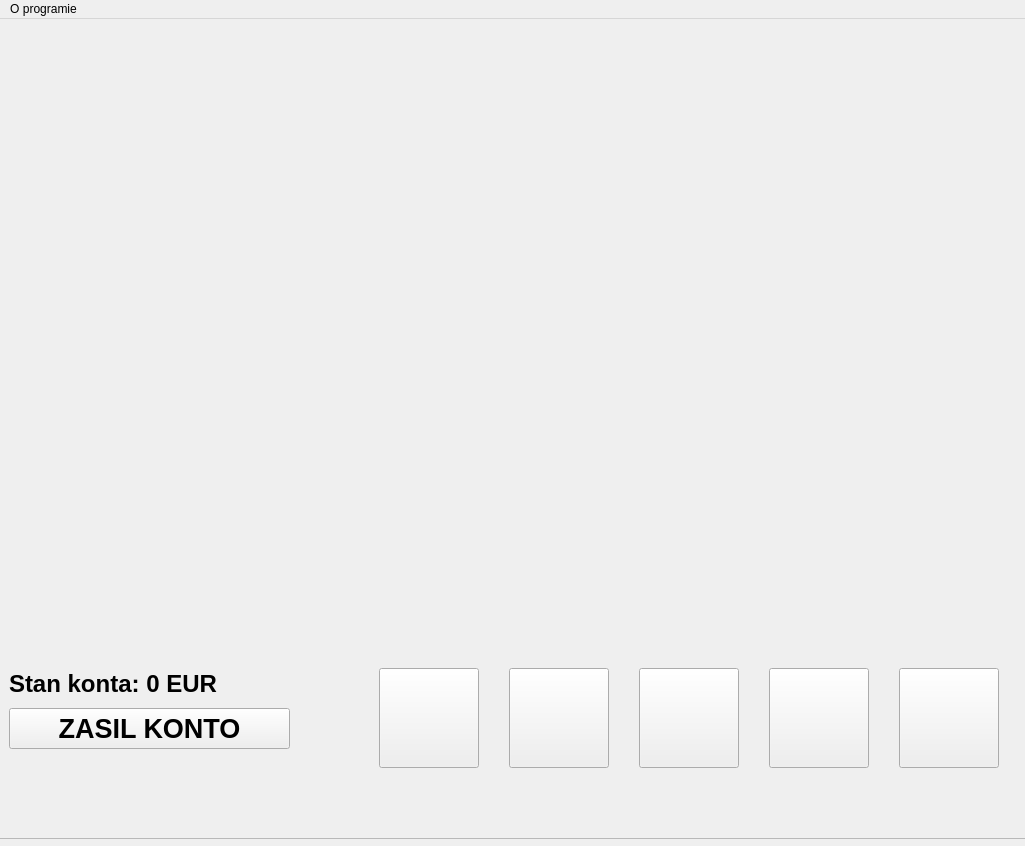
<?xml version="1.0" encoding="UTF-8"?>
<ui version="4.0">
 <class>MainWindow</class>
 <widget class="QMainWindow" name="MainWindow">
  <property name="geometry">
   <rect>
    <x>0</x>
    <y>0</y>
    <width>1025</width>
    <height>846</height>
   </rect>
  </property>
  <property name="minimumSize">
   <size>
    <width>1025</width>
    <height>846</height>
   </size>
  </property>
  <property name="maximumSize">
   <size>
    <width>1025</width>
    <height>846</height>
   </size>
  </property>
  <property name="windowTitle">
   <string>BlackJack by Wiktor Lewicki</string>
  </property>
  <property name="windowIcon">
   <iconset resource="dane.qrc">
    <normaloff>:/icon.jpg</normaloff>:/icon.jpg</iconset>
  </property>
  <property name="styleSheet">
   <string notr="true"/>
  </property>
  <widget class="QWidget" name="centralwidget">
   <widget class="QFrame" name="frame">
    <property name="geometry">
     <rect>
      <x>-11</x>
      <y>-1</y>
      <width>1041</width>
      <height>821</height>
     </rect>
    </property>
    <property name="cursor">
     <cursorShape>ArrowCursor</cursorShape>
    </property>
    <property name="styleSheet">
     <string notr="true">border-image: url(:/tabela.png)</string>
    </property>
    <property name="frameShape">
     <enum>QFrame::StyledPanel</enum>
    </property>
    <property name="frameShadow">
     <enum>QFrame::Raised</enum>
    </property>
    <widget class="QLabel" name="stan_konta">
     <property name="geometry">
      <rect>
       <x>20</x>
       <y>640</y>
       <width>361</width>
       <height>51</height>
      </rect>
     </property>
     <property name="font">
      <font>
       <pointsize>18</pointsize>
       <bold>true</bold>
      </font>
     </property>
     <property name="styleSheet">
      <string notr="true">border-image: &quot;&quot;;
color: black</string>
     </property>
     <property name="text">
      <string>Stan konta: 0 EUR</string>
     </property>
    </widget>
    <widget class="QPushButton" name="pushButton">
     <property name="geometry">
      <rect>
       <x>20</x>
       <y>690</y>
       <width>281</width>
       <height>41</height>
      </rect>
     </property>
     <property name="font">
      <font>
       <pointsize>20</pointsize>
       <bold>true</bold>
      </font>
     </property>
     <property name="cursor">
      <cursorShape>PointingHandCursor</cursorShape>
     </property>
     <property name="styleSheet">
      <string notr="true">border-image:url(:/white.jpg);
color: black</string>
     </property>
     <property name="text">
      <string>ZASIL KONTO</string>
     </property>
    </widget>
    <widget class="QPushButton" name="bet">
     <property name="geometry">
      <rect>
       <x>910</x>
       <y>650</y>
       <width>100</width>
       <height>100</height>
      </rect>
     </property>
     <property name="cursor">
      <cursorShape>PointingHandCursor</cursorShape>
     </property>
     <property name="styleSheet">
      <string notr="true">border-image:url(:/bet.png)</string>
     </property>
     <property name="text">
      <string/>
     </property>
    </widget>
    <widget class="QPushButton" name="stand">
     <property name="geometry">
      <rect>
       <x>780</x>
       <y>650</y>
       <width>100</width>
       <height>100</height>
      </rect>
     </property>
     <property name="cursor">
      <cursorShape>PointingHandCursor</cursorShape>
     </property>
     <property name="styleSheet">
      <string notr="true">border-image:url(:/stand.png)</string>
     </property>
     <property name="text">
      <string/>
     </property>
    </widget>
    <widget class="QPushButton" name="hit">
     <property name="geometry">
      <rect>
       <x>650</x>
       <y>650</y>
       <width>100</width>
       <height>100</height>
      </rect>
     </property>
     <property name="cursor">
      <cursorShape>PointingHandCursor</cursorShape>
     </property>
     <property name="styleSheet">
      <string notr="true">border-image:url(:/hit.png)</string>
     </property>
     <property name="text">
      <string/>
     </property>
    </widget>
    <widget class="QWidget" name="p1" native="true">
     <property name="geometry">
      <rect>
       <x>30</x>
       <y>510</y>
       <width>101</width>
       <height>131</height>
      </rect>
     </property>
     <property name="styleSheet">
      <string notr="true"/>
     </property>
    </widget>
    <widget class="QWidget" name="p2" native="true">
     <property name="geometry">
      <rect>
       <x>150</x>
       <y>510</y>
       <width>101</width>
       <height>131</height>
      </rect>
     </property>
     <property name="styleSheet">
      <string notr="true"/>
     </property>
    </widget>
    <widget class="QWidget" name="p3" native="true">
     <property name="geometry">
      <rect>
       <x>280</x>
       <y>510</y>
       <width>101</width>
       <height>131</height>
      </rect>
     </property>
     <property name="styleSheet">
      <string notr="true"/>
     </property>
    </widget>
    <widget class="QWidget" name="p4" native="true">
     <property name="geometry">
      <rect>
       <x>400</x>
       <y>510</y>
       <width>101</width>
       <height>131</height>
      </rect>
     </property>
     <property name="styleSheet">
      <string notr="true"/>
     </property>
    </widget>
    <widget class="QWidget" name="p5" native="true">
     <property name="geometry">
      <rect>
       <x>530</x>
       <y>510</y>
       <width>101</width>
       <height>131</height>
      </rect>
     </property>
     <property name="styleSheet">
      <string notr="true"/>
     </property>
    </widget>
    <widget class="QWidget" name="p6" native="true">
     <property name="geometry">
      <rect>
       <x>650</x>
       <y>510</y>
       <width>101</width>
       <height>131</height>
      </rect>
     </property>
     <property name="styleSheet">
      <string notr="true"/>
     </property>
    </widget>
    <widget class="QWidget" name="p7" native="true">
     <property name="geometry">
      <rect>
       <x>790</x>
       <y>510</y>
       <width>101</width>
       <height>131</height>
      </rect>
     </property>
     <property name="styleSheet">
      <string notr="true"/>
     </property>
    </widget>
    <widget class="QWidget" name="p8" native="true">
     <property name="geometry">
      <rect>
       <x>910</x>
       <y>510</y>
       <width>101</width>
       <height>131</height>
      </rect>
     </property>
     <property name="styleSheet">
      <string notr="true"/>
     </property>
    </widget>
    <widget class="QWidget" name="d1" native="true">
     <property name="geometry">
      <rect>
       <x>20</x>
       <y>30</y>
       <width>101</width>
       <height>131</height>
      </rect>
     </property>
     <property name="styleSheet">
      <string notr="true"/>
     </property>
    </widget>
    <widget class="QWidget" name="d2" native="true">
     <property name="geometry">
      <rect>
       <x>150</x>
       <y>30</y>
       <width>101</width>
       <height>131</height>
      </rect>
     </property>
     <property name="styleSheet">
      <string notr="true"/>
     </property>
    </widget>
    <widget class="QWidget" name="d3" native="true">
     <property name="geometry">
      <rect>
       <x>280</x>
       <y>30</y>
       <width>101</width>
       <height>131</height>
      </rect>
     </property>
     <property name="styleSheet">
      <string notr="true"/>
     </property>
    </widget>
    <widget class="QWidget" name="d4" native="true">
     <property name="geometry">
      <rect>
       <x>400</x>
       <y>30</y>
       <width>101</width>
       <height>131</height>
      </rect>
     </property>
     <property name="styleSheet">
      <string notr="true"/>
     </property>
    </widget>
    <widget class="QWidget" name="d5" native="true">
     <property name="geometry">
      <rect>
       <x>520</x>
       <y>30</y>
       <width>101</width>
       <height>131</height>
      </rect>
     </property>
     <property name="styleSheet">
      <string notr="true"/>
     </property>
    </widget>
    <widget class="QWidget" name="d6" native="true">
     <property name="geometry">
      <rect>
       <x>650</x>
       <y>30</y>
       <width>101</width>
       <height>131</height>
      </rect>
     </property>
     <property name="styleSheet">
      <string notr="true"/>
     </property>
    </widget>
    <widget class="QWidget" name="d7" native="true">
     <property name="geometry">
      <rect>
       <x>780</x>
       <y>30</y>
       <width>101</width>
       <height>131</height>
      </rect>
     </property>
     <property name="styleSheet">
      <string notr="true"/>
     </property>
    </widget>
    <widget class="QWidget" name="d8" native="true">
     <property name="geometry">
      <rect>
       <x>910</x>
       <y>30</y>
       <width>101</width>
       <height>131</height>
      </rect>
     </property>
     <property name="styleSheet">
      <string notr="true"/>
     </property>
    </widget>
    <widget class="QPushButton" name="math">
     <property name="geometry">
      <rect>
       <x>390</x>
       <y>650</y>
       <width>100</width>
       <height>100</height>
      </rect>
     </property>
     <property name="cursor">
      <cursorShape>PointingHandCursor</cursorShape>
     </property>
     <property name="styleSheet">
      <string notr="true">border-image:url(:/math.jpg)</string>
     </property>
     <property name="text">
      <string/>
     </property>
    </widget>
    <widget class="QPushButton" name="doubledown">
     <property name="geometry">
      <rect>
       <x>520</x>
       <y>650</y>
       <width>100</width>
       <height>100</height>
      </rect>
     </property>
     <property name="cursor">
      <cursorShape>PointingHandCursor</cursorShape>
     </property>
     <property name="styleSheet">
      <string notr="true">border-image:url(:/doubledown.png)</string>
     </property>
     <property name="text">
      <string/>
     </property>
    </widget>
   </widget>
  </widget>
  <widget class="QMenuBar" name="menubar">
   <property name="geometry">
    <rect>
     <x>0</x>
     <y>0</y>
     <width>1025</width>
     <height>25</height>
    </rect>
   </property>
   <property name="styleSheet">
    <string notr="true"/>
   </property>
   <widget class="QMenu" name="menuO_programie">
    <property name="title">
     <string>O programie</string>
    </property>
    <addaction name="actionAutor"/>
    <addaction name="actionZasady"/>
   </widget>
   <addaction name="menuO_programie"/>
  </widget>
  <action name="actionAutor">
   <property name="text">
    <string>Autor</string>
   </property>
  </action>
  <action name="actionZasady">
   <property name="text">
    <string>Zasady</string>
   </property>
  </action>
 </widget>
 <resources>
  <include location="dane.qrc"/>
 </resources>
 <connections/>
</ui>
